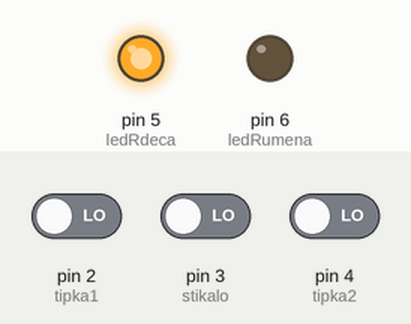
This sketch was run on a simulated Arduino Uno, built with avr-gcc and run on an emulated ATmega328P. Parts: output pins drawn as LEDs (lit = HIGH). Dashed ring = blinking. The test bench sets the inputs (shaded band); at power-on: pin 3 (stikalo) LOW, pin 2 (tipka1) LOW, pin 4 (tipka2) LOW.

Above: at 1.2 s.
1.3 s: pin 3 (stikalo) driven HIGH
At 1.9 s:
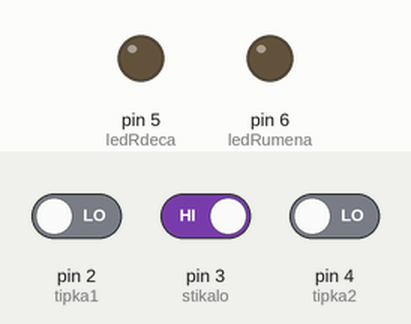
2.8 s: pin 2 (tipka1) driven HIGH
At 3.2 s:
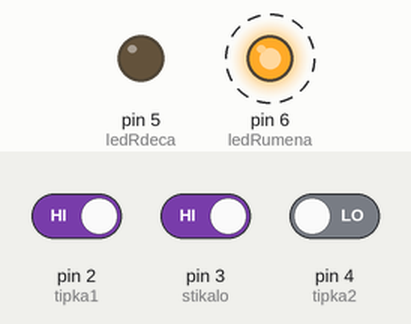
5.8 s: pin 3 (stikalo) driven LOW
At 6.7 s:
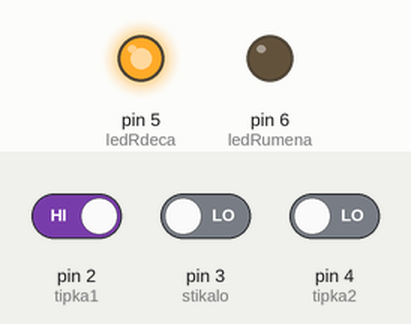
Timing chart, 0 to 8.8 s (numbered marks = the images above; inputs shaded):
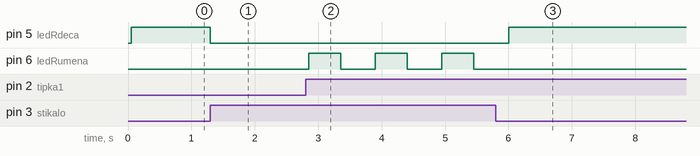

Measured:
- after the input at 1.3 s, pin 5 (ledRdeca): HIGH → LOW at once
- after the input at 2.8 s, pin 6 (ledRumena): alternates HIGH for 0.50 s and LOW for 0.55 s, starting after 0.05 s
- after the input at 5.8 s, pin 5 (ledRdeca): LOW → HIGH after 0.20 s; pin 6 (ledRumena): stops changing and stays LOW

The sketch:

zak_projekt.ino
```cpp
int ledRumena= 6;
int ledRdeca = 5;
int tipka1 = 2;
int tipka2 = 4;
int stikalo = 3;

bool on = false;

void setup() {
  pinMode(ledRumena, OUTPUT);
  pinMode(ledRdeca, OUTPUT);
  pinMode(tipka1, INPUT);
  pinMode(tipka2,INPUT);
  pinMode(stikalo, INPUT);
}

void loop() {
  //digitalWrite(ledRumena, LOW);
  //digitalWrite(ledRdeca, LOW);

  if (digitalRead(tipka1)==HIGH){
    on=true;
  }
  if(digitalRead(tipka2)==HIGH){
    on=false;
  }
  delay(50);
  if (digitalRead(stikalo)==HIGH){
    digitalWrite(ledRdeca,LOW);
    if (on){
      digitalWrite(ledRumena, HIGH);
      delay(500);
      digitalWrite(ledRumena, LOW);
      delay(500);
    }else{
      digitalWrite(ledRumena,LOW);
    }
  }else{
    digitalWrite(ledRumena,LOW);
    digitalWrite(ledRdeca,HIGH);
  }
}
```
